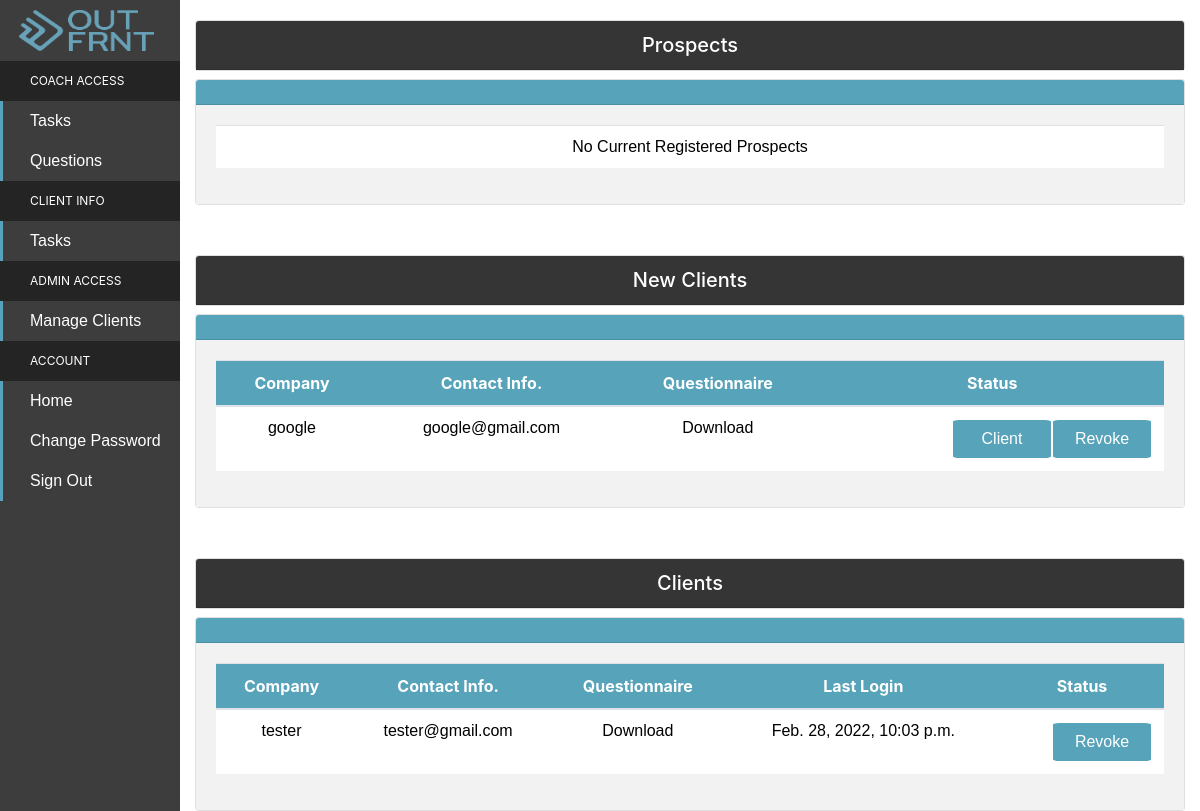
Before: /client-permissions/ (signed in) with the older database file.
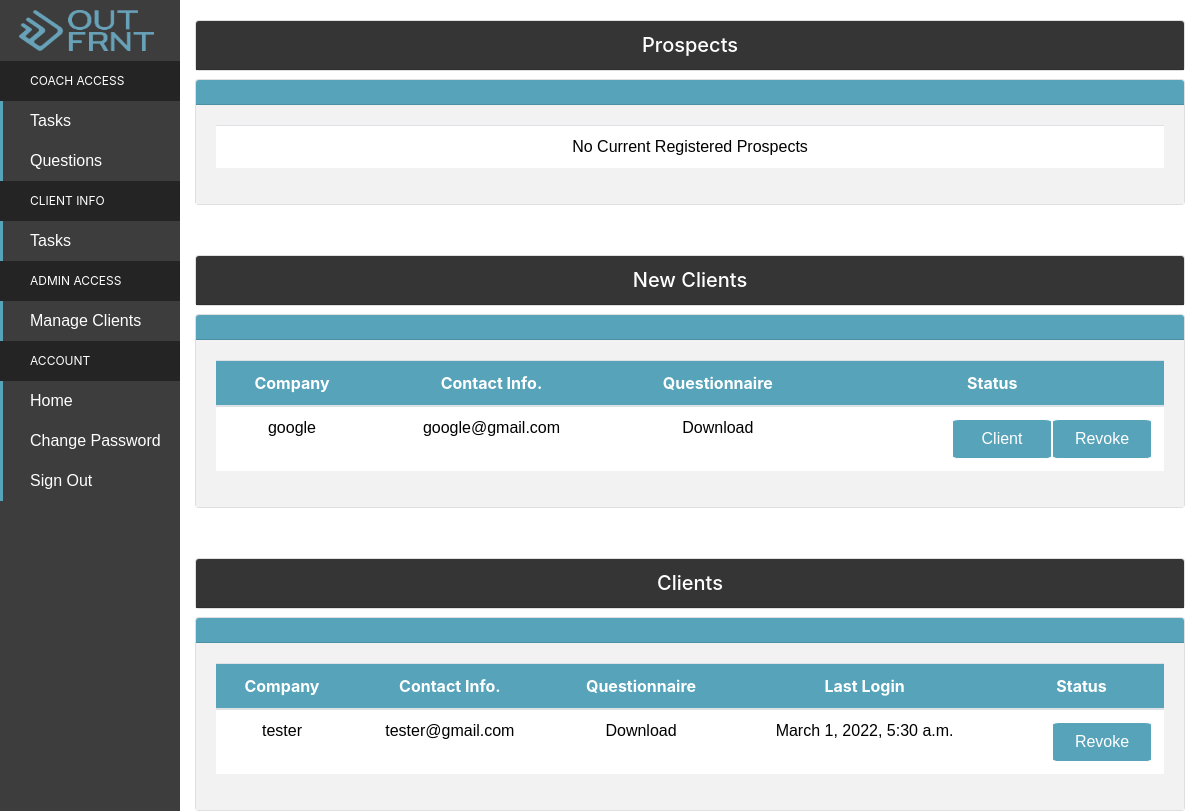
After: the same page with the newer database file.
### accounts/models.py (models this page shows, shortened)
class User(AbstractBaseUser, PermissionsMixin):
    email = models.EmailField(verbose_name = ('email'), max_length = 60, unique = True)
    username = models.CharField(max_length = 30, unique = True)
    date_joined = models.DateTimeField(verbose_name = 'date joined', auto_now_add = True)
    last_login = models.DateTimeField(verbose_name = 'last login',auto_now = True)
    is_staff = models.BooleanField(default=False)
    is_admin = models.BooleanField(default = False)
    is_superuser = models.BooleanField(default = False)
    is_coach = models.BooleanField(default = False)
    is_client = models.BooleanField(default = False)
    is_newclient = models.BooleanField(default = False)
    is_prospect = models.BooleanField(default = True)
    objects = UserManager()
    completed_P1 = models.BooleanField(default = False)
    completed_P2 = models.BooleanField(default = False)
    completed_P3 = models.BooleanField(default = False)
    completed_P4 = models.BooleanField(default = False)
    completed_P5 = models.BooleanField(default = False)
    completed_P6 = models.BooleanField(default = False)
    categories_answered = models.IntegerField(default = 0)
    USERNAME_FIELD = 'email'
    REQUIRED_FIELDS = ['username']
    def __str__(self):
       return self.username

### accounts/views.py (the view)
# urls.py: path('client-permissions/',views.manage_clients_status, name = 'manage'),
@login_required(login_url = '/signin/')
def manage_clients_status(request):
    if request.user.is_coach:
        variables = {
            "newclients": User.objects.filter(is_newclient = True),
            "clients": User.objects.filter(is_client = True),
            "prospects": User.objects.filter(is_prospect = True),
        }
        return render(request,'coach/manageusers.html', variables)
    else:
        return home(request)

### templates/coach/manageusers.html (shortened to what this page needs)
{% extends 'coachsidebar.html'%}
{% block content %}
<body>
<div class = "card">
    <h5 class="card-header" > Prospects </h5>
  </div>
<div>
    <div class = "card">
        <h5 class = "card-header" style = "background:#56a3ba" ></h5>
        <div class = "card-body" >
        <p class = "card-text" >
            <table class = "table table-hover">
            <thead>
                {% if not prospects%}
                <td class = "content" style="background:56a3ba"> No Current Registered Prospects </td>
                {% endif %}
            </table>
        </p>
    </div>
</div>
<div class = "card">
    <h5 class="card-header" > New Clients </h5>
  </div>
<div>
    <div class = "card">
        <h5 class = "card-header" style = "background:#56a3ba"></h5>
        <div class = "card-body">
        <p class = "card-text">
            <table class = "table table-hover">
            <thead>
                {% if not newclients %}
                    <td class = "content" style = "background:56a3ba"> No Clients Awaiting Questionnaires </td>
                {% else %}
                <tr>
                    <th class = "row-header" scope = "col" > Company       </th>
                    <th class = "row-header" scope = "col" > Contact Info. </th>
                    <th class = "row-header" scope = "col" > Questionnaire </th>
                    <th class = "row-header" scope = "col" > Status </th>
                </tr>
            </thead>
                <tbody>
                {% for client in newclients %}
                <tr>
                    <td class = "content" > {{client}} </td>
                    <td class = "content" > {{client.email}} </td>
                    <td class = "content" >
                        <a class = "content" href = "{% url 'questionnaire:view-response' client.id %}">
                            Download
                    </td>
                    <td class = "content" >
                    <div class = "status">
                        <a class = "button-link" href = "{% url 'accounts:change-to-client' client.username %}"> Client </a>
                        <a class = "button-link" href = "{% url 'accounts:change-to-propsect' client.username %}"> Revoke </a>
                    </td>
                </tr>
                {% endfor %}
                {% endif %}
                </tbody>
            </table>
        </p>
    </div>
</div>
<div class = "card">
    <h5 class="card-header" >  Clients  </h5>
  </div>
<div>
    <div class = "card">
        <h5 class = "card-header" style = "background:#56a3ba"></h5>
        <div class = "card-body">
        <p class = "card-text">
            <table class = "table table-hover">
            <thead>
                <tr>
                    <th class = "row-header" scope = "col" > Company       </th>
                    <th class = "row-header" scope = "col" > Contact Info. </th>
                    <th class = "row-header" scope = "col" > Questionnaire </th>
                    <th class = "row-header" scope = "col" > Last Login    </th>
                    <th class = "row-header" scope = "col" > Status </th>
                </tr>
            </thead>
                <tbody>
                {% for client in clients %}
                {% if client.is_client %}
                <tr>
                    <td class = "content" > {{client}}            </td>
                    <td class = "content" > {{client.email}}      </td>
                    <td class = "content" >
                        <a class = "content" href = "{% url 'questionnaire:view-response' client.id %}">
                            Download
                    </td>
                    <td class = "content" > {{client.last_login}} </td>
                    <td class = "content" >
                    <div class = "status">
                        <a class = "button-link" href="{% url 'accounts:change-to-new-client' client.username %}"> Revoke </a>
                    </div>
                    </td>
                </tr>
                {% endif %}
                {% endfor %}
                </tbody>
            </table>
        </p>
    </div>
</div>
</body>
{% endblock %}

Changed rows visible on the page:
changed User "tester": last_login "Feb. 28, 2022, 10:03 p.m." → "March 1, 2022, 5:30 a.m."
